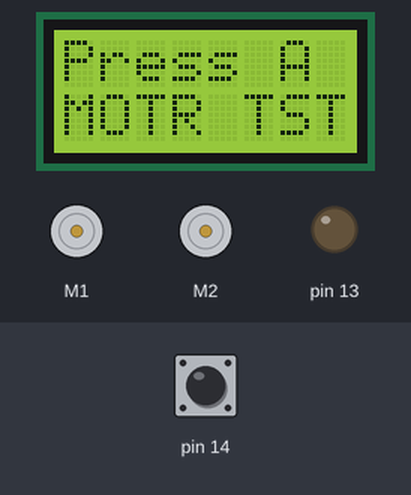
Simulated run of this sketch. Board: Arduino Leonardo, built with avr-gcc and run on an emulated ATmega32U4. Shown: 8×2 character LCD, 2 × DC motor (green arrow = forward, orange = backward, longer = faster), output pins drawn as LEDs (lit = HIGH). Inputs (shaded band) come from the test bench; at power-on: pin 14 HIGH.

Above: at 1.2 s.
1.3 s: pin 14 pulled LOW for 0.15 s
At 2.6 s:
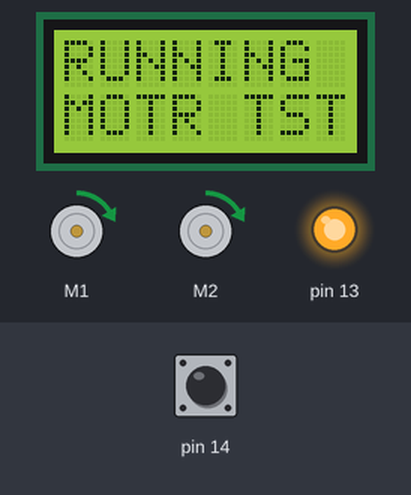
At 3.21 s:
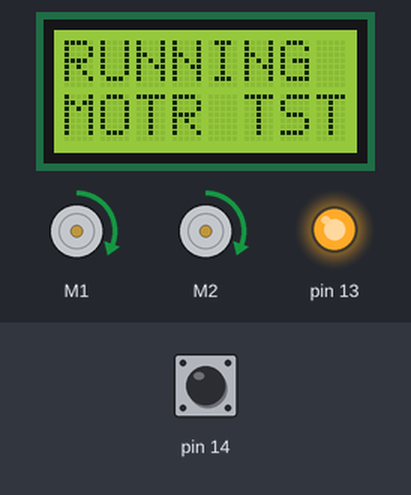
13.4 s: pin 14 pulled LOW for 1 s
At 13.82 s:
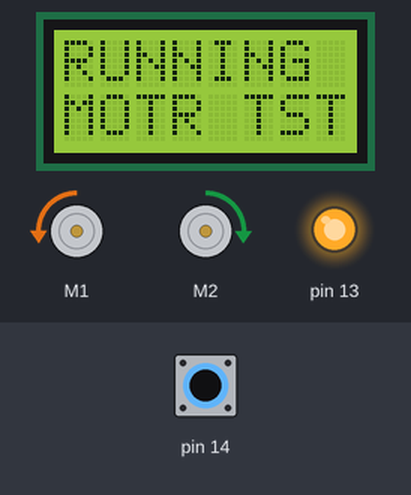
Timing chart, 0 to 23.4 s (numbered marks = the images above; inputs shaded):
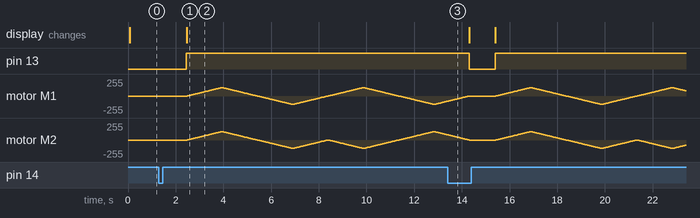

The sketch:

motor_test.ino
```cpp
// (licence header left out)
#include <Wire.h>
#include <Zumo32U4.h>

Zumo32U4Motors motors;
Zumo32U4LCD lcd;
Zumo32U4ButtonA buttonA;

#define MIN_SPEED 0
#define MAX_SPEED 200

#define ACCELERATION_RATE 2

#define FORWARD 1
#define REVERSE -1

#define LEFT 2
#define RIGHT 3

// setup is called once before the main loop executes
void setup() {
  // no setup logic required
}

// Wait for the user to press button A.
// Delay 1 second after button press.
void waitForButtonA() {
  lcd.clear();
  lcd.print("Press A");
  lcd.gotoXY(0, 1);
  lcd.print("MOTR TST");
  buttonA.waitForButton();
  delay(1000);
}

// Set speed and direction of each motor
void setVelocity(int direction, int16_t speed) {
  lcd.clear();
  lcd.println("RUNNING");
  lcd.gotoXY(0, 1);
  lcd.println("MOTR TST");

  switch (direction) {
    case LEFT:
      motors.setLeftSpeed(speed);
      motors.setRightSpeed(-speed);
      break;
    case RIGHT:
      motors.setLeftSpeed(-speed);
      motors.setRightSpeed(speed);
      break;
    case FORWARD:
      motors.setSpeeds(speed, speed);
      break;
    case REVERSE:
      motors.setSpeeds(-speed, -speed);
      break;
    default:
      break;
  }
}

// Accelerate motors
void accelerate(int direction) {
  for (int speed = MIN_SPEED; speed <= MAX_SPEED; speed++) {
    setVelocity(direction, speed);
    delay(ACCELERATION_RATE);
  }
}

// Decelarate motors
void decelerate(int direction) {
  for (int speed = MAX_SPEED; speed >= MIN_SPEED; speed--) {
    setVelocity(direction, speed);
    delay(ACCELERATION_RATE);
  }
}

// Run both motors independent and together
void runMotorTest() {
  ledYellow(1);

  accelerate(FORWARD);
  decelerate(FORWARD);

  accelerate(REVERSE);
  decelerate(REVERSE);

  accelerate(LEFT);
  decelerate(LEFT);

  accelerate(RIGHT);
  decelerate(RIGHT);

  ledYellow(0);
}

// main loop
void loop() {
  waitForButtonA();
  runMotorTest();
}
```
